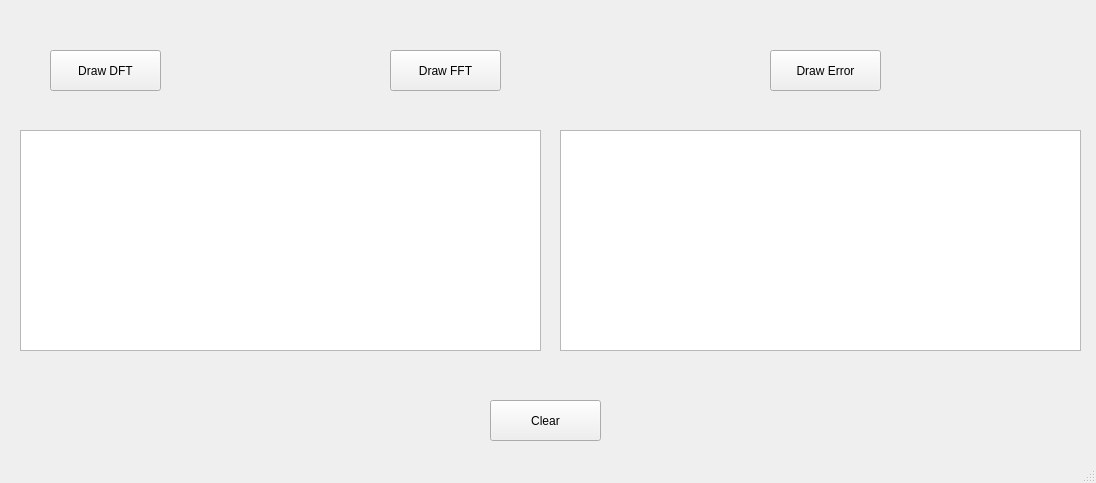
<?xml version="1.0" encoding="UTF-8"?>
<ui version="4.0">
 <class>MainWindow</class>
 <widget class="QMainWindow" name="MainWindow">
  <property name="geometry">
   <rect>
    <x>0</x>
    <y>0</y>
    <width>1096</width>
    <height>483</height>
   </rect>
  </property>
  <property name="windowTitle">
   <string>DFT vs FFT</string>
  </property>
  <widget class="QWidget" name="centralwidget">
   <widget class="QPushButton" name="dftBtn">
    <property name="geometry">
     <rect>
      <x>50</x>
      <y>50</y>
      <width>111</width>
      <height>41</height>
     </rect>
    </property>
    <property name="text">
     <string>Draw DFT</string>
    </property>
    <property name="shortcut">
     <string>Ctrl+D</string>
    </property>
   </widget>
   <widget class="QPushButton" name="fftBtn">
    <property name="geometry">
     <rect>
      <x>390</x>
      <y>50</y>
      <width>111</width>
      <height>41</height>
     </rect>
    </property>
    <property name="text">
     <string>Draw FFT</string>
    </property>
    <property name="shortcut">
     <string>Ctrl+F</string>
    </property>
   </widget>
   <widget class="PlotWidget" name="plotHere">
    <property name="geometry">
     <rect>
      <x>20</x>
      <y>130</y>
      <width>521</width>
      <height>221</height>
     </rect>
    </property>
   </widget>
   <widget class="QPushButton" name="clrBtn">
    <property name="geometry">
     <rect>
      <x>490</x>
      <y>400</y>
      <width>111</width>
      <height>41</height>
     </rect>
    </property>
    <property name="text">
     <string>Clear</string>
    </property>
    <property name="shortcut">
     <string>Ctrl+C</string>
    </property>
   </widget>
   <widget class="PlotWidget" name="plotHere_2">
    <property name="geometry">
     <rect>
      <x>560</x>
      <y>130</y>
      <width>521</width>
      <height>221</height>
     </rect>
    </property>
   </widget>
   <widget class="QPushButton" name="errorBtn">
    <property name="geometry">
     <rect>
      <x>770</x>
      <y>50</y>
      <width>111</width>
      <height>41</height>
     </rect>
    </property>
    <property name="text">
     <string>Draw Error</string>
    </property>
    <property name="shortcut">
     <string>Ctrl+E</string>
    </property>
   </widget>
  </widget>
  <widget class="QMenuBar" name="menubar">
   <property name="geometry">
    <rect>
     <x>0</x>
     <y>0</y>
     <width>1096</width>
     <height>21</height>
    </rect>
   </property>
  </widget>
  <widget class="QStatusBar" name="statusbar"/>
 </widget>
 <customwidgets>
  <customwidget>
   <class>PlotWidget</class>
   <extends>QGraphicsView</extends>
   <header>pyqtgraph</header>
  </customwidget>
 </customwidgets>
 <resources/>
 <connections/>
</ui>
